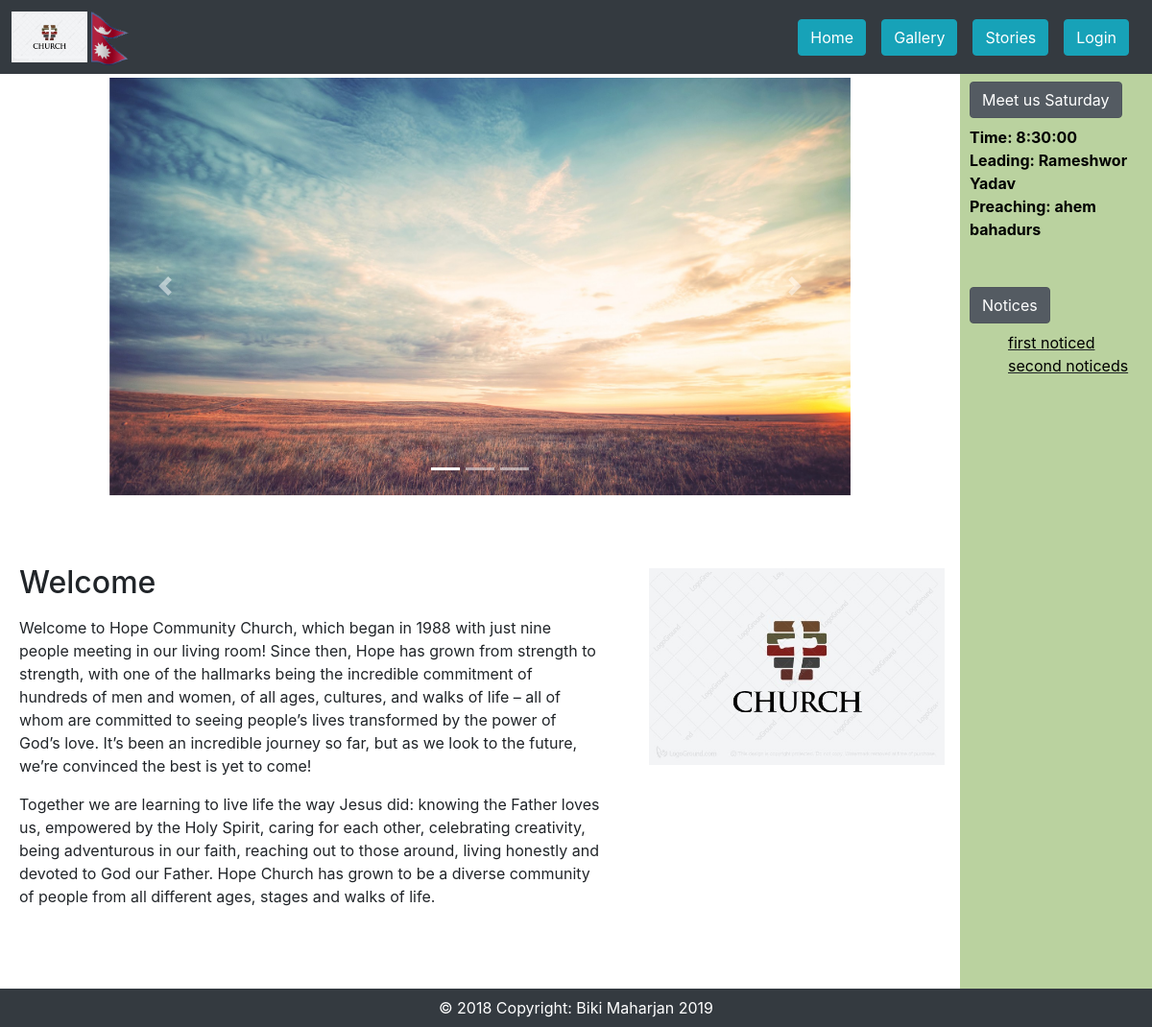
The page / on the database its author committed.
### tables this page shows
CREATE TABLE `saturdayturn` (
  `id` int(100) NOT NULL,
  `time` varchar(15) NOT NULL DEFAULT '8:30',
  `lead` varchar(40) NOT NULL,
  `preach` varchar(40) NOT NULL
);

CREATE TABLE `notice` (
  `id` int(100) NOT NULL,
  `title` varchar(255) NOT NULL,
  `content` varchar(1000) NOT NULL
);

### pages/noticelist.php (the view)
<?php
 include "php/db.php";
$query="SELECT * FROM notice";
$select_query=mysqli_query($conn,$query);
while($row=mysqli_fetch_assoc($select_query))
{
	$title=$row['title'];
	echo "<li><u><a style='color:black;' href='index.php?page=notice&id=" . $row['id'] . "'>".$title."</a></u></li>";
}
?>

### pages/sidebar.php
<?php
	require("php/db.php");
	$query="SELECT * FROM saturdayturn where id='1'";
	$select_query=mysqli_query($conn,$query);
	$row=mysqli_fetch_assoc($select_query);
?>
<div class="row-fluid"  style="padding-left: 10px">
	<div>
				<h4  class="btn btn-secondary active mt-2">Meet us Saturday</h4><br>
			<b><font color="black" >
				Time: <?php echo $row['time'] ?><br>
				Leading: <?php echo $row['lead'] ?><br>
				Preaching: <?php echo $row['preach'] ?><br>
			</font></b><br><br>
	</div>
	<div>
		<h4 class="btn btn-secondary active">Notices</h4>
        <ul style="list-style: none;">
			<?php include "noticelist.php"; ?>
        </ul>
	</div>
 </div>

### rows shown on the page
saturdayturn: time "8:30:00", lead "Rameshwor Yadav", preach "ahem bahadurs"
notice: title "first noticed"
notice: title "second noticeds"
